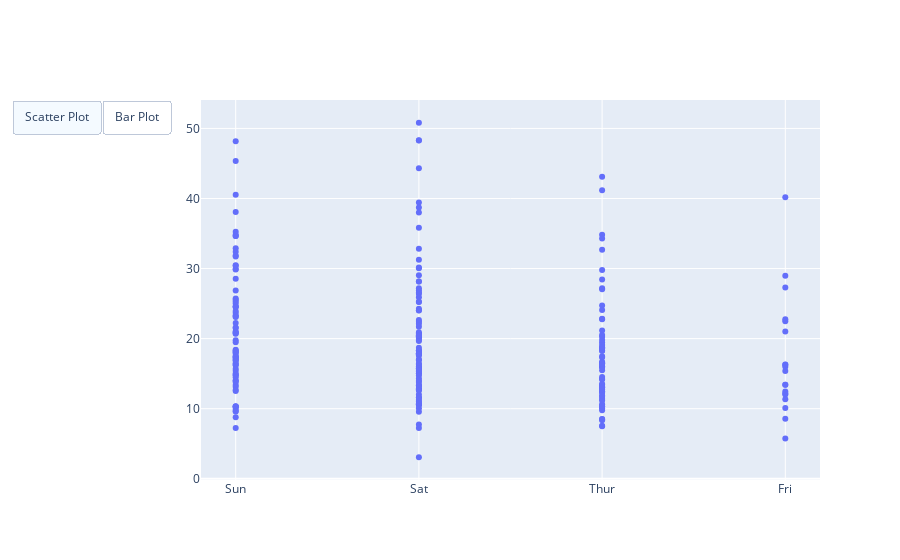

Notebook code cell kept with this figure:
### Code cell
plot = go.Figure(data = [
    go.Scatter(x = df_2['day'], y = df_2['total_bill'], mode="markers")
])

plot.update_layout(
    updatemenus = [
        dict(
            type="buttons",
            direction="left",
            buttons=list([
                dict(
                    args = ['type', 'scatter'],
                    label = "Scatter Plot",
                    method = "restyle"
                ),
                dict(
                    args = ['type', 'bar'],
                    label = "Bar Plot",
                    method = "restyle"
                )
            ])
        )
    ]
)

plot.show()

### Figure 1 — Plotly figure (JSON) as saved in the notebook; plotly's stock layout.template omitted (floating-point values rounded to 4 significant figures; data arrays with more than 128 entries replaced by an {"elided": "..."} marker saying what was removed)
{"data": [{"mode": "markers", "type": "scatter", "x": {"elided": "244 str values"}, "y": {"elided": "244 float values"}}], "layout": {"updatemenus": [{"buttons": [{"args": ["type", "scatter"], "label": "Scatter Plot", "method": "restyle"}, {"args": ["type", "bar"], "label": "Bar Plot", "method": "restyle"}], "direction": "left", "type": "buttons"}]}}
